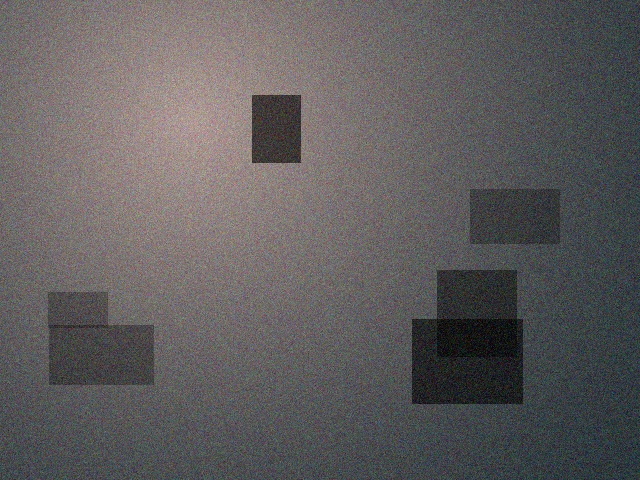
#> input picture samples/dim_room.jpg, 640 x 480 px
$ python enhance.py samples/dim_room.jpg   (older library calls are emulated)
#> lines starting #> are read from the running program, lines starting #| are printed output that depends on the picture
### toolbox/image_tools.py
"""Image loading/saving, plus the default registry every agent shares."""

from pathlib import Path

import cv2
import numpy as np

from toolbox.registry import ToolRegistry
from vision import denoising, exposure, sharpening


def load_image(path: str) -> np.ndarray:
#> called with path = 'samples/dim_room.jpg'
    path = str(path)
    image = cv2.imread(path, cv2.IMREAD_COLOR)
#> image is the input picture: shape (480, 640, 3); mean B, G, R 93.8, 93.2, 95.9
    if image is None:
        raise FileNotFoundError(f"could not read image at {path} - check the path and that it's a valid image file")
    return image


def save_image(image: np.ndarray, path: str) -> None:
    out_path = Path(path)
    out_path.parent.mkdir(parents=True, exist_ok=True)
    ok = cv2.imwrite(str(out_path), image)
    if not ok:
        raise IOError(f"cv2 refused to write to {out_path}")


def build_default_registry() -> ToolRegistry:
    """Every enhancement primitive the agents are allowed to use, registered
    under a stable name. If you add a new vision op, register it here and
    it's immediately available to the planning/denoise agents."""
    registry = ToolRegistry()

    registry.register(
        "brightness_stats",
        exposure.brightness_stats,
        "Read mean brightness, spread, and clipping percentages from an image.",
    )
    registry.register(
        "estimate_noise",
        denoising.estimate_noise,
        "Rough Laplacian-variance noise estimate for an image.",
    )
    registry.register(
        "apply_gamma",
        exposure.apply_gamma,
        "Gamma-correct an image; gamma < 1 lifts shadows.",
    )
    registry.register(
        "apply_clahe",
        exposure.apply_clahe,
        "Adaptive local contrast boost done in LAB space (lightness only).",
    )
    registry.register(
        "denoise_nlmeans",
        denoising.denoise_nlmeans,
        "Non-local means denoising. Best quality, slowest, preferred choice.",
    )
    registry.register(
        "denoise_bilateral",
        denoising.denoise_bilateral,
        "Edge-preserving denoise. Faster fallback if NL-means fails.",
    )
    registry.register(
        "denoise_gaussian",
        denoising.denoise_gaussian,
        "Plain Gaussian blur. Last-resort denoise fallback.",
    )
    registry.register(
        "unsharp_mask",
        sharpening.unsharp_mask,
        "Light sharpening pass to recover detail lost during denoising.",
    )

    return registry

### vision/exposure.py
"""
Brightness / exposure related image operations.

Everything here works on BGR uint8 arrays (the native OpenCV layout) so we're
not constantly converting color spaces back and forth between modules.
"""

import cv2
import numpy as np


def brightness_stats(image: np.ndarray) -> dict:
    """Cheap histogram-based read on how dark/bright/flat an image is.

    Returns plain floats/ints so this can be dropped straight into a report
    or a prompt without extra formatting.
    """
    gray = cv2.cvtColor(image, cv2.COLOR_BGR2GRAY)
    mean = float(gray.mean())
#> mean = 94.05
    std = float(gray.std())
#> std = 30.32

    total_px = gray.size
    dark_px = int(np.sum(gray < 60))
#> dark_px = 38067
    bright_px = int(np.sum(gray > 235))
#> bright_px = 0

    return {
        "mean": round(mean, 2),
        "std": round(std, 2),
        "percent_dark": round(100 * dark_px / total_px, 2),
        "percent_clipped_bright": round(100 * bright_px / total_px, 2),
    }


def apply_gamma(image: np.ndarray, gamma: float) -> np.ndarray:
    """Standard gamma correction via a lookup table.

    gamma < 1 brightens shadows, gamma > 1 darkens. We only ever push
    gamma below 1 in this project since we're lifting *low*-light images,
    but the function itself is neutral.
    """
    gamma = max(0.1, gamma)
    table = np.array(
        [((i / 255.0) ** gamma) * 255 for i in range(256)]
    ).astype("uint8")
    return cv2.LUT(image, table)


def apply_clahe(image: np.ndarray, clip_limit: float = 2.0, tile_grid: int = 8) -> np.ndarray:
    """Contrast-limited adaptive histogram equalization.

    Done in LAB space so we only touch lightness and leave color/saturation
    alone - running CLAHE on each BGR channel separately tends to shift
    color balance in a way that looks off.
    """
    lab = cv2.cvtColor(image, cv2.COLOR_BGR2LAB)
    l_channel, a_channel, b_channel = cv2.split(lab)

    clahe = cv2.createCLAHE(clipLimit=clip_limit, tileGridSize=(tile_grid, tile_grid))
    l_channel = clahe.apply(l_channel)

    merged = cv2.merge((l_channel, a_channel, b_channel))
    return cv2.cvtColor(merged, cv2.COLOR_LAB2BGR)

### toolbox/registry.py
"""
Small tool-execution layer.

Agents don't call vision functions directly - they go through a registry
by name, the same way you'd expose functions to an LLM for tool-calling.
Doing it this way even for the non-LLM path buys us two things: a single
place that logs every operation performed on an image (handy for the run
report / debugging "why does this look weird"), and a consistent surface
that the LLM-backed planner can eventually call into directly if we want
it choosing tools itself rather than just parameters.
"""

import time
from dataclasses import dataclass
from typing import Any, Callable


@dataclass
class ToolCallRecord:
    tool: str
    ok: bool
    duration_ms: float
    error: str = ""


@dataclass
class ToolSpec:
    name: str
    func: Callable
    description: str


class ToolRegistry:
    def __init__(self):
        self._tools: dict[str, ToolSpec] = {}
        self.call_log: list[ToolCallRecord] = []

    def register(self, name: str, func: Callable, description: str = "") -> None:
        if name in self._tools:
            raise ValueError(f"tool '{name}' is already registered")
        self._tools[name] = ToolSpec(name=name, func=func, description=description)

    def list_tools(self) -> list[str]:
        return sorted(self._tools.keys())

    def describe(self, name: str) -> str:
        return self._tools[name].description

    def execute(self, name: str, *args: Any, **kwargs: Any) -> Any:
        if name not in self._tools:
            raise KeyError(f"no tool registered under '{name}'")

        start = time.perf_counter()
        try:
            result = self._tools[name].func(*args, **kwargs)
#> result = {'mean': 94.05, 'std': 30.32, 'percent_dark': 12.39, 'percent_clipped_bright': 0}
        except Exception as exc:  # noqa: BLE001 - deliberately broad, this is the tool boundary
            elapsed = (time.perf_counter() - start) * 1000
            self.call_log.append(ToolCallRecord(tool=name, ok=False, duration_ms=elapsed, error=str(exc)))
            raise
        else:
            elapsed = (time.perf_counter() - start) * 1000
            self.call_log.append(ToolCallRecord(tool=name, ok=True, duration_ms=elapsed))
            return result

    def recent_calls(self, n: int = 10) -> list[ToolCallRecord]:
        return self.call_log[-n:]

### agents/scene_agent.py
from agents.models import SceneReport
from toolbox.registry import ToolRegistry

NOISE_THRESHOLD = 150
FLAT_STD_THRESHOLD = 30
UNDEREXPOSED_MEAN_THRESHOLD = 95


class SceneAgent:
    """First stop in the pipeline: figure out what's actually wrong with
    the image before deciding what to do about it. Kept deliberately dumb
    (no decisions here, just measurements + a plain-English summary) so the
    planning agent is the only place enhancement judgment calls get made."""

    def __init__(self, registry: ToolRegistry):
        self.registry = registry

    def analyze(self, image) -> SceneReport:
        stats = self.registry.execute("brightness_stats", image)
#> stats has the same summary as result in execute
        noise = self.registry.execute("estimate_noise", image)
#> in estimate_noise, `laplacian = cv2.Laplacian(gray, cv2.CV_64F)`:
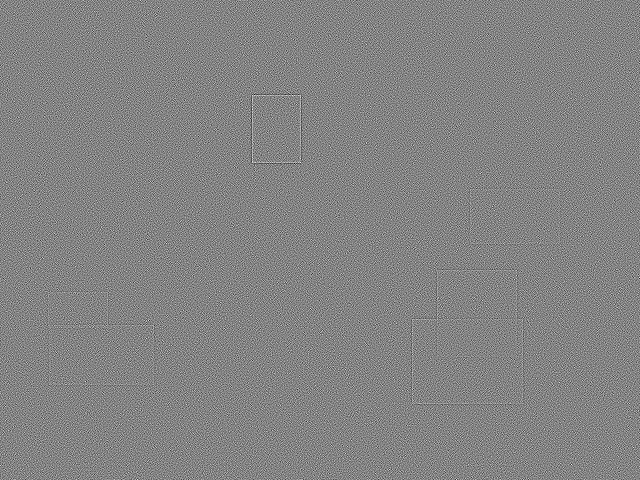
#> laplacian: shape (480, 640) float64; min -242, max 226, mean 0; drawn with min black and max white
#> noise = 2060.9

        is_underexposed = stats["mean"] < UNDEREXPOSED_MEAN_THRESHOLD
#> is_underexposed = True
        is_flat = stats["std"] < FLAT_STD_THRESHOLD
#> is_flat = False
        is_noisy = noise > NOISE_THRESHOLD
#> is_noisy = True

        summary = self._describe(stats, noise, is_underexposed, is_flat, is_noisy)

        return SceneReport(
            mean_brightness=stats["mean"],
            std_dev=stats["std"],
            percent_dark=stats["percent_dark"],
            percent_clipped_bright=stats["percent_clipped_bright"],
            noise_estimate=noise,
            is_underexposed=is_underexposed,
            is_noisy=is_noisy,
            is_flat=is_flat,
            summary=summary,
        )

    @staticmethod
    def _describe(stats, noise, is_underexposed, is_flat, is_noisy) -> str:
#> called with noise = 2060.9, is_underexposed = True, is_flat = False, is_noisy = True
        mean = stats["mean"]
#> mean = 94.05
        if mean < 35:
            exposure_phrase = "severely underexposed"
        elif mean < 60:
            exposure_phrase = "clearly underexposed"
        elif mean < 95:
            exposure_phrase = "mildly underexposed"
        else:
            exposure_phrase = "reasonably exposed"

        extras = []
        if is_flat:
            extras.append("flat, low-contrast shadows")
        if is_noisy:
            extras.append("visible sensor noise")
        extra_phrase = f", with {' and '.join(extras)}" if extras else ""

        return (
            f"{exposure_phrase} image{extra_phrase}. "
            f"mean brightness {mean}, contrast std {stats['std']}, "
            f"noise estimate {round(noise, 1)}, "
            f"{stats['percent_dark']}% dark pixels, "
            f"{stats['percent_clipped_bright']}% blown highlights."
        )

### vision/denoising.py
"""
Denoising operations, ordered roughly best-quality-first.

Low-light shots are the worst case for noise (high ISO grain, blotchy
color noise in the shadows) so this is really the core of the project.
The agent layer decides *which* of these to call and picks the fallback
if the preferred one throws or clearly makes things worse.
"""

import cv2
import numpy as np


def estimate_noise(image: np.ndarray) -> float:
    """Rough noise estimate using the variance of the Laplacian.

    Not a rigorous noise metric, but it's cheap, has no external
    dependencies, and correlates well enough with "grainy vs clean" to
    drive decisions here.
    """
    gray = cv2.cvtColor(image, cv2.COLOR_BGR2GRAY)
    laplacian = cv2.Laplacian(gray, cv2.CV_64F)
    return float(laplacian.var())


def denoise_nlmeans(image: np.ndarray, strength: float = 10.0) -> np.ndarray:
    """Non-local means. Best quality, keeps edges reasonably intact, but
    the slowest of the three and occasionally chokes on very large images
    or unusual pixel formats - hence the fallback chain in the agent."""
    strength = float(np.clip(strength, 3, 30))
    return cv2.fastNlMeansDenoisingColored(image, None, strength, strength, 7, 21)


# [11 lines left out: functions denoise_bilateral, denoise_gaussian, not called in this run]

### agents/denoise_agent.py
"""Runs an EnhancementPlan against an image via the tool registry.

The denoise step specifically has a fallback chain: if the plan's
preferred method throws (or isn't available in the current OpenCV build),
we drop to the next one rather than letting the whole run die. Gaussian
blur is always last in the chain since it can't meaningfully fail on a
valid image array."""

from agents.models import EnhancementPlan
from toolbox.registry import ToolRegistry


class DenoiseAgent:
    def __init__(self, registry: ToolRegistry):
        self.registry = registry

    def apply(self, image, plan: EnhancementPlan):
        """Returns (enhanced_image, denoise_method_used, fallback_triggered)."""
        working = image

        if plan.gamma < 0.99:
            working = self.registry.execute("apply_gamma", working, plan.gamma)

        if plan.clahe_clip > 0:
            working = self.registry.execute(
                "apply_clahe", working, clip_limit=plan.clahe_clip, tile_grid=plan.clahe_tile
            )

        working, method_used, fallback_triggered = self._denoise_with_fallback(working, plan)

        if plan.sharpen_amount > 0:
            working = self.registry.execute("unsharp_mask", working, amount=plan.sharpen_amount)

        return working, method_used, fallback_triggered

    def _denoise_with_fallback(self, image, plan: EnhancementPlan):
        chain = self._build_chain(plan.denoise_method, plan.denoise_strength)
        fallback_triggered = False
        last_error = None

        for tool_name, kwargs in chain:
            try:
                result = self.registry.execute(tool_name, image, **kwargs)
                return result, tool_name, fallback_triggered
            except Exception as exc:  # noqa: BLE001 - try the next method in the chain
                last_error = exc
                fallback_triggered = True

        # gaussian blur is always last in the chain and takes a plain array,
        # so in practice we should never get here on a valid image
        raise RuntimeError(f"every denoise method in the chain failed, last error: {last_error}")

    @staticmethod
    def _build_chain(preferred_method: str, strength: float):
        strength = max(3.0, min(strength, 22.0))
        nlmeans = ("denoise_nlmeans", {"strength": strength})
        bilateral = ("denoise_bilateral", {"diameter": 9, "sigma_color": 75, "sigma_space": 75})
        gaussian = ("denoise_gaussian", {"ksize": 5})

        if preferred_method == "bilateral":
            return [bilateral, nlmeans, gaussian]
        return [nlmeans, bilateral, gaussian]

### agents/orchestrator.py
"""
Wires the agents together and owns the reflection loop:

  scene agent -> planning agent -> denoise agent -> review agent
                       ^                                  |
                       '------- feedback, retry -----------'

If nothing clears the quality bar within the allowed rounds, a fixed
conservative preset is applied as a last resort so the pipeline never
hands back something worse than a reasonable safe default.
"""

from pathlib import Path

import config
from agents.denoise_agent import DenoiseAgent
from agents.models import Attempt, EnhancementPlan, RunReport
from agents.planning_agent import PlanningAgent
from agents.reporting import write_report
from agents.review_agent import ReviewAgent
from agents.scene_agent import SceneAgent
from knowledge.retriever import KnowledgeRetriever
from toolbox.image_tools import build_default_registry, load_image, save_image


class Pipeline:
    def __init__(self, max_reflection_rounds: int = config.MAX_REFLECTION_ROUNDS):
        self.max_reflection_rounds = max_reflection_rounds
        self.registry = build_default_registry()
        self.scene_agent = SceneAgent(self.registry)
        self.planning_agent = PlanningAgent(KnowledgeRetriever())
        self.denoise_agent = DenoiseAgent(self.registry)
        self.review_agent = ReviewAgent()

    def run(self, input_path: str, output_path: str = None, report_path: str = None) -> RunReport:
        original = load_image(input_path)
        scene = self.scene_agent.analyze(original)

        attempts: list[Attempt] = []
        best_image = None
        best_score = -1.0
        feedback = ""

        for round_number in range(1, self.max_reflection_rounds + 2):
            plan = self.planning_agent.decide(scene, feedback)
            enhanced, method_used, fallback_triggered = self.denoise_agent.apply(original, plan)
            quality = self.review_agent.evaluate(original, enhanced)

            attempts.append(
                Attempt(
                    round_number=round_number,
                    plan=plan,
                    quality=quality,
                    denoise_method_used=method_used,
                    denoise_fallback_triggered=fallback_triggered,
                )
            )

            if quality.overall > best_score:
                best_score, best_image = quality.overall, enhanced

            if quality.passed:
                break

            feedback = quality.feedback
#> this loop made 1 pass
#> (method_used, fallback_triggered) on pass 1: ('denoise_nlmeans', False)
#> pass 1, in apply_clahe, `l_channel, a_channel, b_channel = cv2.split(lab)`:
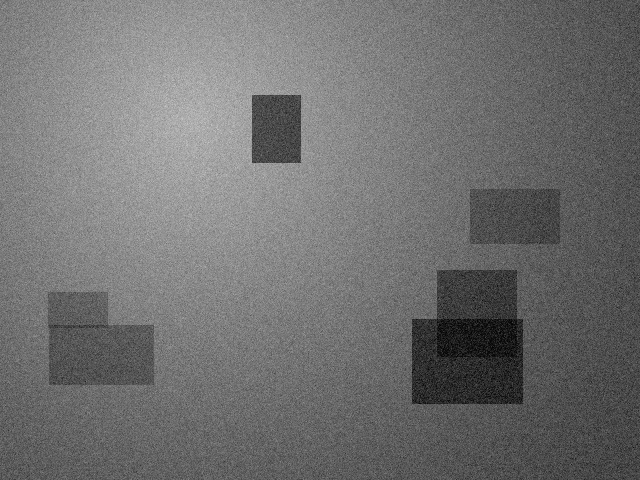
#> l_channel: shape (480, 640); min 0, max 205, mean 112.1
#> after the loop, attempts = 1 item; best_score = 89.3
#> (the rest of the program and of its run is left out)
